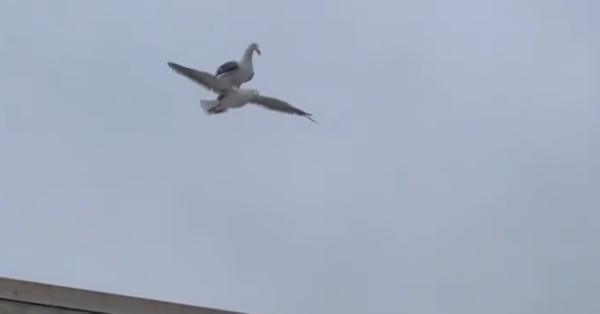
#> input picture Modul 6/Assets/Images/lol.png, 600 x 314 px, found by its file name
$ python Keg1.py
#> lines starting #> are read from the running program, lines starting #| are printed output that depends on the picture
from PIL import Image, ImageDraw, ImageFont

# TODO 1: Lakukan load image pada variabel berikut
# hint: kalian bisa gunakan fungsi open()
gambarku = Image.open(r"D:\Eureka\Semester5\Fungsional\Modul 6\Assets\Images\lol.png")  # Ganti path sesuai lokasi gambar
#> gambarku is the input picture: PIL image 600x314 RGBA; mean R, G, B, A 162.3, 172.7, 191.3, 255

# TODO 2: Ubah gambar menjadi hitam-putih
# hint: kalian bisa gunakan fungsi convert()
gambarBW = gambarku.convert("L")
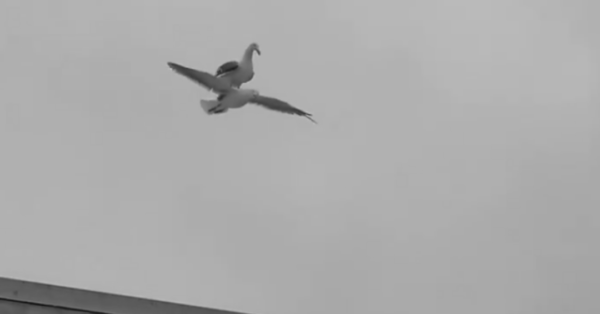
#> gambarBW: PIL image 600x314 L; min 25, max 186, mean 171.8

# TODO 3: Tambahkan text sesuai kriteria.
draw = ImageDraw.Draw(gambarBW)
direktoriFont = r"D:\Eureka\Semester5\Fungsional\Modul 6\Assets\Font\arial_narrow_7.ttf"  # Ganti path sesuai lokasi font
font_size = 24
font = ImageFont.truetype(direktoriFont, font_size)
text = "Nama: Eureka\nNIM: 345"
text_x = 10
text_y = 10
draw.text((text_x, text_y), text, font=font, fill=255)

# TODO 4: Simpan gambar hasil edit menggunakan fungsi save()
save_path = r"D:\Eureka\Semester5\Fungsional\Modul 6\Assets\Hasil\percobaan_satu.jpg"  # Ganti path sesuai lokasi penyimpanan
gambarBW.save(save_path)
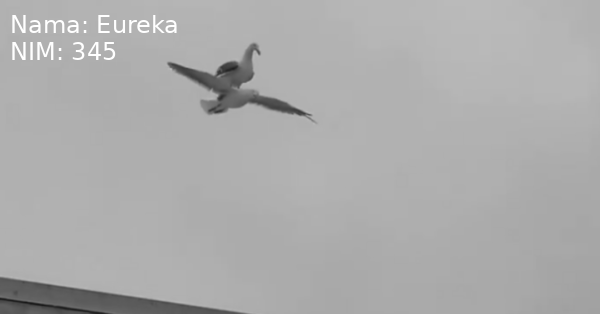
#> saved as percobaan_satu.jpg: PIL image 600x314 L; min 25, max 255, mean 172.4

# TODO 5: Tampilkan hasil akhir gambar
gambarBW.show()
